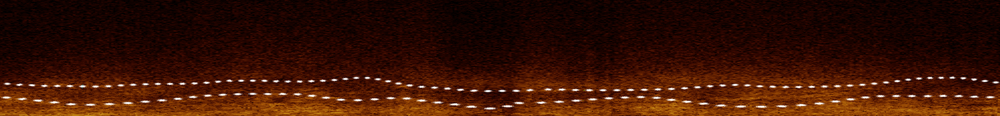
#> input picture DataImage/1/3be.png, 1000 x 116 px, shrunk from 2293 x 267 before the run
$ python bitwise.py
#> lines starting #> are read from the running program, lines starting #| are printed output that depends on the picture; after the words box and inside, x2 and y2 are one past the last pixel; in counts of white or black regions, pixels touching at a corner belong together
"""
添加掩膜
"""
import cv2
import numpy as np

# 读取图像
annotated_img = cv2.imread('DataImage/1/3be.png')
#> annotated_img is the input picture: shape (116, 1000, 3); mean B, G, R 4.6, 19.4, 58.3
original_img = cv2.imread('DataImage/1/3e.png')
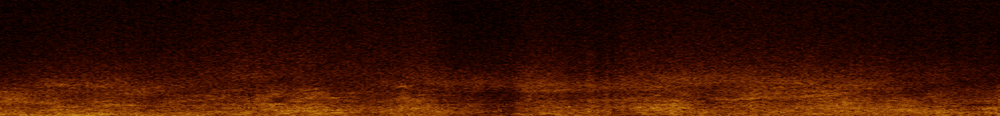
#> input picture DataImage/1/3e.png, 1000 x 116 px, shrunk from 2293 x 267 before the run
#> original_img is the input picture: shape (116, 1000, 3); mean B, G, R 0.9, 16.2, 56.1

# 转换为灰度图像
gray = cv2.cvtColor(annotated_img, cv2.COLOR_BGR2GRAY)
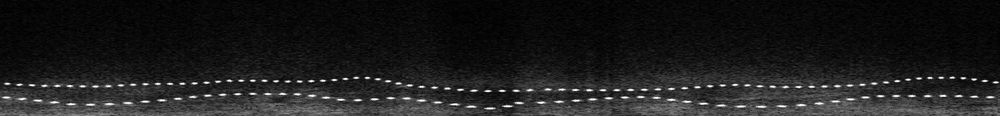
#> gray: shape (116, 1000); min 0, max 255, mean 29.3

# 阈值分割
_, mask = cv2.threshold(gray, 80, 255, cv2.THRESH_BINARY)
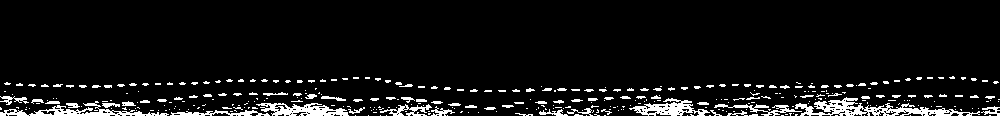
#> mask: shape (116, 1000); 7% white; 358 white regions (287 under 20 px), largest, box (x1, y1, x2, y2) and area: (795, 97, 980, 116) 1296, (0, 101, 169, 116) 786, (256, 103, 349, 116) 702

# 使用掩模提取
segmented = cv2.bitwise_and(original_img, original_img, mask=mask)
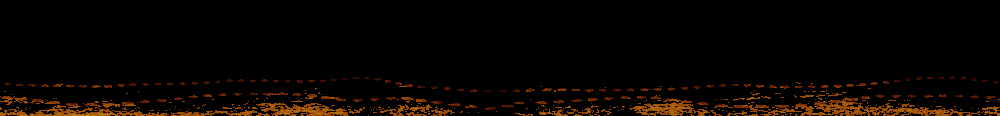
#> segmented: shape (116, 1000, 3); mean B, G, R 0.4, 4.5, 9.5

# 显示结果
cv2.imshow('Segmented Edema', segmented)
cv2.imwrite('DataImage/1/3e_bitwise.png', segmented)
cv2.waitKey(0)
cv2.destroyAllWindows()
